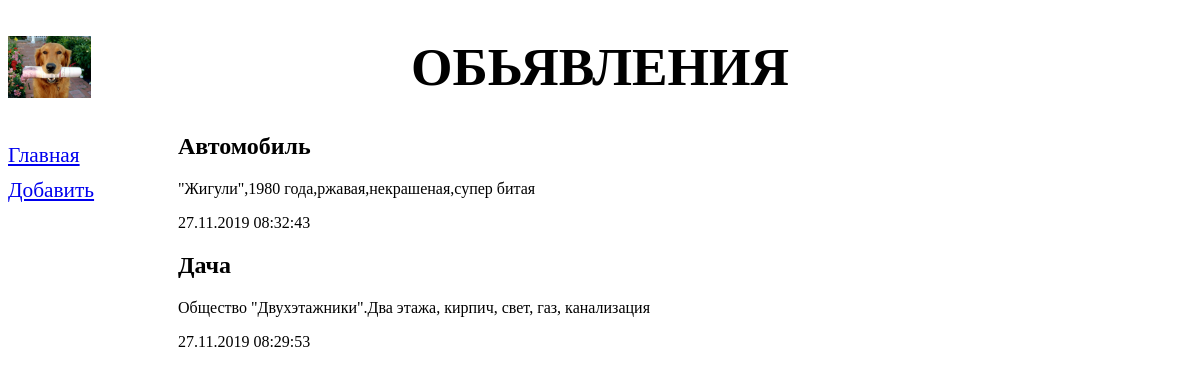
The app's page /bboard/, older data.
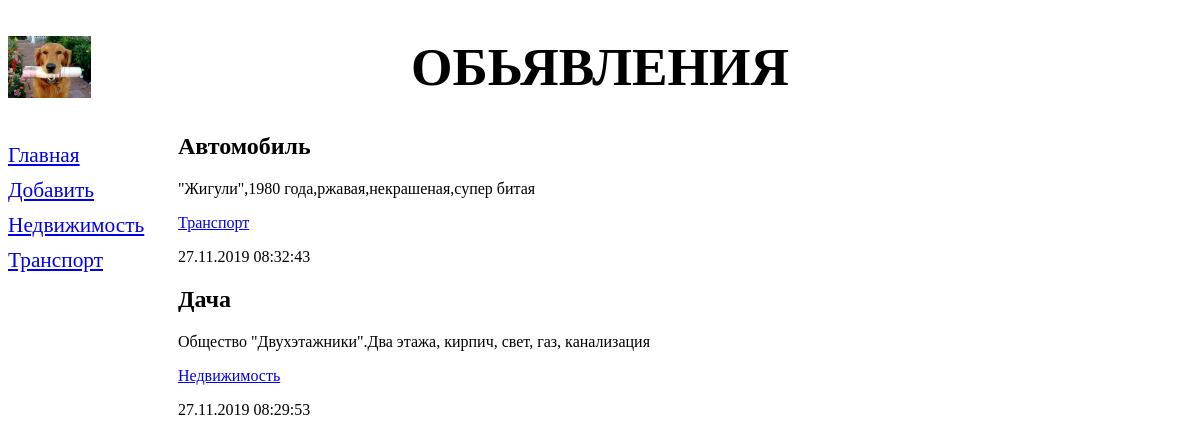
The same page, newer data.
### bboard/models.py (models this page shows, shortened)
class Bb(models.Model):
    title = models.CharField(max_length=50, verbose_name='Товар')  # допустимая 50 симвл
    content = models.TextField(null=True, blank=True, verbose_name='Описание')  # можно не заполнять,неогран.длинны
    price = models.FloatField(null=True, blank=True, verbose_name='Цена')
    published = models.DateTimeField(auto_now_add=True, db_index=True,
                                     verbose_name='Опубликовано')  # текущ.дат.и врем. и идекс
    rubric = models.ForeignKey('Rubric', null=True, on_delete=models.PROTECT,
                               verbose_name='Рубрика')  # поле внешн.ключа->передать конструтор первичный класс
    class Meta:
        verbose_name_plural = 'Обьявления'  # множ.числ
        verbose_name = 'Обьявление'  # ед.ч
        ordering = ['-published']  # сортировка

class Rubric(models.Model):
    name = models.CharField(max_length=20, db_index=True, verbose_name='Название')
    class Meta:
        verbose_name_plural = 'Рубрики'
        verbose_name = 'Рубрика'
        ordering = ['name']

### bboard/views.py (the view)
# urls.py: path('', index, name='index'),
def index(request):
    bbs = Bb.objects.all()
    rubrics = Rubric.objects.all()
    context ={'bbs': bbs, 'rubrics': rubrics}
    return render(request, 'bboard/index.html', context) #вывод панели

### templates/bboard/index.html
{%  extends "layout/basic.html" %}
{% block content %}
{% for bb in bbs %}
<div class="b">
    <h2>{{ bb.title }}</h2>
    <p>{{ bb.content }}</p>
    <p><a href="{% url 'by_rubric' bb.rubric.pk %}">{{ bb.rubric.name }} </a></p>
    <p>{{ bb.published|date:"d.m.Y H:i:s" }}</p>
</div>
{% endfor %}
{% endblock %}

### templates/layout/basic.html (shortened to what this page needs)
{% load static %}
<!DOCTYPE html>
<html>
    <head>
        <link rel="stylesheet" type="text/css" href="{% static 'bboard/style.css' %}">
    </head>
    <body>
        <header>
            <h1>Обьявления</h1>
        </header>
        <nav>
            <a href="{% url 'index' %}">Главная</a>
            <a href="{% url 'add' %}">Добавить</a>
            {% for rubric in rubrics %}
            <a href="{% url 'by_rubric' rubric.pk %}">{{ rubric.name }}</a>
            {% endfor %}
        </nav>
        <section>
            {% block content %}
            {% endblock %}
        </section>
    </body>
</html>

### bboard/static/bboard/style.css (style rules this page uses)
header h1 { font-size:40pt; text-transform: uppercase; text-align: center; background: url("sob.jpg") left /auto 100% no-repeat; }
nav { font-size: 16pt; width: 150px; float: left; }
nav a { display: block; margin: 10px 0px; }
section { margin-left: 170px; }

Row changes from the older to the newer data that the page shows:
added Rubric: name "Недвижимость"
added Rubric: name "Транспорт"
changed Bb "Автомобиль": rubric_id empty → 2 (drawn); rubric.name (not shown) → "Транспорт"
changed Bb "Дача": rubric_id empty → 1 (drawn); rubric.name (not shown) → "Недвижимость"
